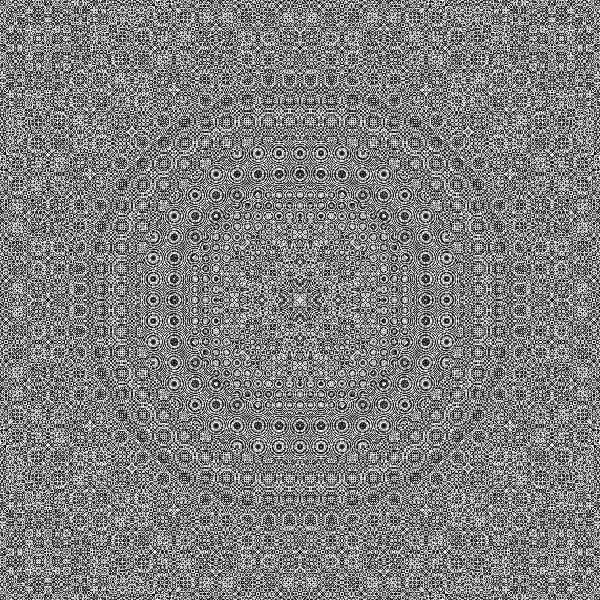
#> input picture graduacao/embarcados/digital-image-processing/first_list/images/frexp_1.png, 600 x 600 px, given in place of lena.tif, which was not available
$ jupyter execute --allow-errors q4.ipynb   (text cells are left out)
#> lines starting #> are read from the running program, lines starting #| are printed output that depends on the picture; pictures that were not available may be replaced by others from this repository, and a replacement may not be noted
[cell 1]
import numpy as np
import matplotlib.pyplot as plt

[cell 2]
def plot_image_fft(image: np.array) -> None:
    """
    Plota a imagem, calculando a transformada rápida de Fourier,
    plotando também a magnitude e fase na frequência.
    """
    image_fft = np.fft.fftshift(np.fft.fft2(image))
    magnitude = np.log(np.abs(image_fft))
    phase = np.angle(image_fft)

    fig, axs = plt.subplots(1, 3, figsize=(15, 5), sharey=True)
    axs[0].imshow(image, cmap='gray')
    axs[1].imshow(magnitude, cmap='gray')
    axs[2].imshow(phase, cmap='gray')
    axs[0].set_title('Original')
    axs[1].set_title('Magnitude')
    axs[2].set_title('Phase')
    plt.show()

def image_normalize(image: np.array) -> np.array:
    """
    Normaliza a imagem para melhorar o contraste.
    Isto é, faz o alargamento de contraste.
    """
    lmin = float(image.min())
    lmax = float(image.max())
    return np.floor((image - lmin)/(lmax-lmin) * 255)

[cell 3]
lena = plt.imread('../images/lena.tif').astype('uint8')
#> lena: shape (600, 600); every value is 0
plot_image_fft(lena)
#> in plot_image_fft, `magnitude = np.log(np.abs(image_fft))`: magnitude: shape (600, 600) float64; every value is NaN or infinite
#> in plot_image_fft, `phase = np.angle(image_fft)`: phase: shape (600, 600) float64; every value is 0
#> in plot_image_fft, `plt.show()`:
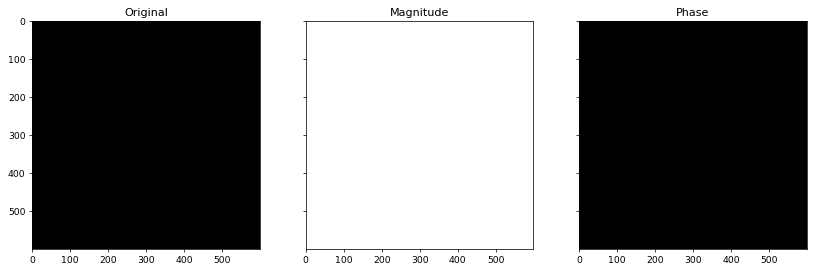
#> figure drawn by matplotlib, 3 panels

elaine = plt.imread('../images/elaine.tiff').astype('uint8')
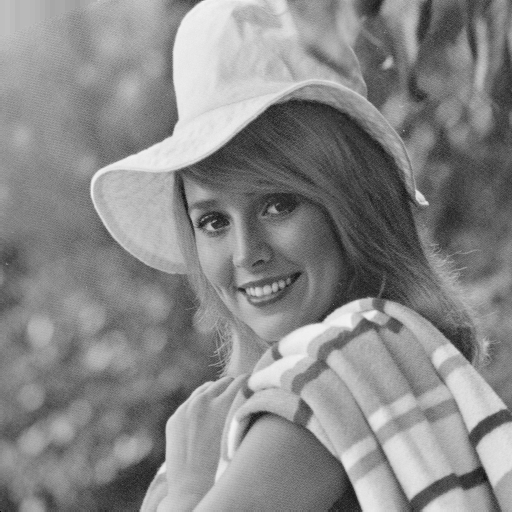
#> input picture graduacao/embarcados/digital-image-processing/first_list/images/elaine.tiff, 512 x 512 px
#> elaine is the input picture: shape (512, 512); min 0, max 243, mean 136.4
plot_image_fft(elaine)
#> in plot_image_fft (call 2), `magnitude = np.log(np.abs(image_fft))`:
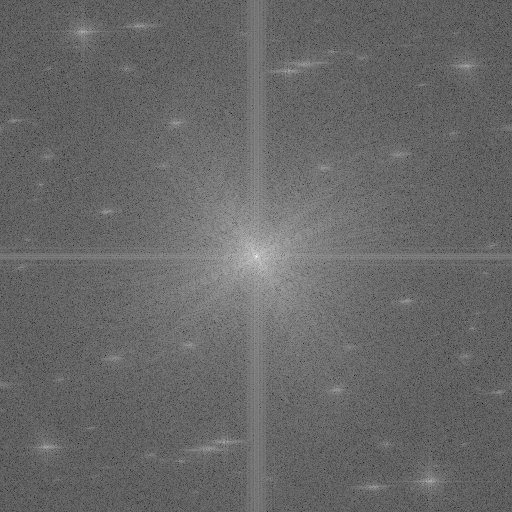
#> magnitude: shape (512, 512) float64; min 1.01, max 17.39, mean 7.7; drawn with min black and max white
#> in plot_image_fft (call 2), `phase = np.angle(image_fft)`:
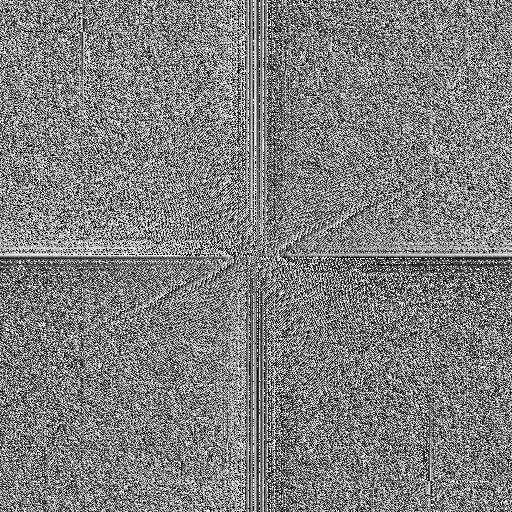
#> phase: shape (512, 512) float64; min -3.14, max 3.14, mean 1.2e-05; drawn with min black and max white
